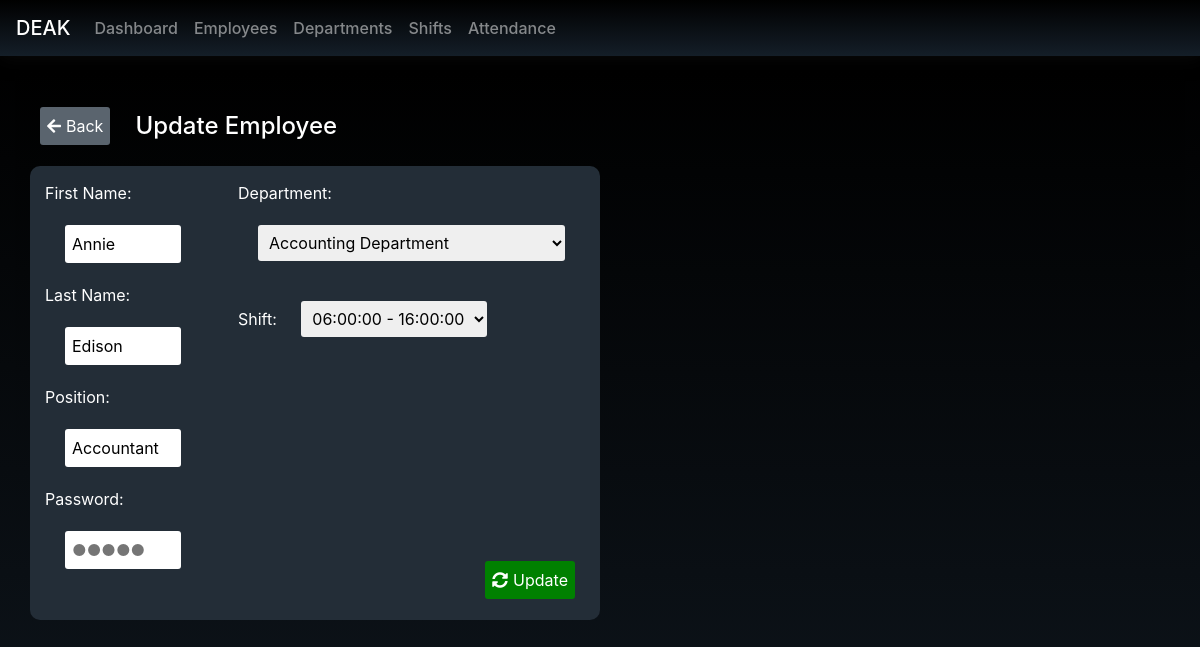
/editEmployee.php?employee_id=32675, run on the app's committed database.
### tables this page shows
CREATE TABLE `employee` (
  `employee_id` int(20) NOT NULL,
  `employee_firstName` varchar(200) NOT NULL,
  `employee_lastName` varchar(200) NOT NULL,
  `employee_position` varchar(200) NOT NULL,
  `employee_image` blob NOT NULL,
  `employee_department` varchar(200) NOT NULL,
  `employee_shift` varchar(200) NOT NULL,
  `employee_password` varchar(20) NOT NULL
);

### editEmployee.php (the view, shortened to what this page needs)
<?php
    include 'database.php';
	$id = $_GET['employee_id'];
    $sql= "SELECT * FROM employee WHERE employee_id=$id LIMIT 1";
    $result = mysqli_query($conn, $sql);
    $row = mysqli_fetch_assoc($result);
?>
<head>
	<link rel="stylesheet" type="text/css" href="https://stackpath.bootstrapcdn.com/bootstrap/4.3.1/css/bootstrap.min.css">
    <link rel="stylesheet" href="https://cdnjs.cloudflare.com/ajax/libs/font-awesome/5.15.3/css/all.min.css" />
	<link rel="stylesheet" type="text/css" href="styles.css">
</head>
<body>
	<nav class="navbar navbar-expand-lg navbar-dark bg-dark">
		<a class="navbar-brand" href="dashboard.php">DEAK</a>
		<div class="collapse navbar-collapse" id="navbarNav">
			<ul class="navbar-nav">
				<li class="nav-item">
					<a class="nav-link" href="dashboard.php">Dashboard</a>
				</li>
				<li class="nav-item">
					<a class="nav-link" href="employees.php">Employees</a>
				</li>
                <li class="nav-item">
					<a class="nav-link" href="departments.php">Departments</a>
				</li>
				<li class="nav-item">
					<a class="nav-link" href="shifts.php">Shifts</a>
				</li>
				<li class="nav-item">
					<a class="nav-link" href="attendance.php">Attendance</a>
				</li>
			</ul>
		</div>
	</nav>
    <main class="container-fluid py-3">
		<div class="row">
			<div class="col-md-12">
				<div class="addEmployeeMain">
                    <div class="formTitle">
                        <form method="post">
                            <button name="backToEmployees"><i class="fas fa-arrow-left"></i>Back</button>
                        </form>
                        <h4>Update Employee</h4>
                    </div>
                    <div class="addEmployeeForm">
                        <form method="post">
                            <div>
                                <label for="firstname">First Name:</label>
                                <input class="addEmployeeItem" name="firstname" value="<?php echo $row["employee_firstName"]; ?>" placeholder="Ex. John"><br>
                                <label for="lastname">Last Name:</label>
                                <input class="addEmployeeItem" name="lastname" value="<?php echo $row["employee_lastName"]; ?>" placeholder="Ex. Doe"><br>
                                <label for="position">Position:</label><br>
                                <input class="addEmployeeItem" name="position" value="<?php echo $row["employee_position"]; ?>" placeholder="Ex. Employee"><br>
                                <label for="empPW">Password:</label>
                                <input type="password" name="empPW" placeholder="●●●●●">
                            </div>
                            <div>
                                <label for="department">Department:</label>
                                <select class="addEmployeeItem" name="department">
                                    <?php
                                        echo '<option value="' . $row['employee_department'] . '">' . $row['employee_department'] . '</option>';
                                    ?>
                                </select><br>
                                <label for="shift">Shift:</label>
                                <select class="addEmployeeItem" name="shift">
                                    <?php
                                        echo '<option value="' . $row['employee_shift'] . '">' . $row['employee_shift'] . '</option>';
                                    ?>
                                </select>
                                <div>
                                    <button name="update"><i class="fas fa-sync-alt"></i>Update</button>
                                </div>
                            </div>
                        </form>
                    </div>
                </div>
			</div>
		</div>
	</main>
</body>

### styles.css (style rules this page uses)
nav { background-image: linear-gradient(to bottom, black, rgb(20,30,40)); box-shadow: 1px 1px 20px rgb(10,10,10); position: relative; font-weight: 500; }
main { background-image: linear-gradient(to bottom, black, rgb(20,30,40)); }
input { padding: 7px; border-radius: 3px; border: none; }
button { padding: 7px; background-color: green; color: white; border: none; border-radius: 3px; transition: opacity 0.25s; }
i { margin: 0 5px 0 0; }
.addEmployeeMain h4 { color: white; margin: 25px 15px; }
.formTitle { display: flex; align-items: center; }
.formTitle form { height: 50%; margin: 0 10px 0 10px; }
.formTitle button { background-color: rgb(90,100,110); border-radius: 3px; }
.addEmployeeMain { background-image: linear-gradient(to bottom, black, rgb(20,30,40)); height: 1000px; padding: 15px; }
.addEmployeeForm, .addDeptForm, .addShiftForm { padding: 15px; background-color: rgb(35,45,55); border-radius: 10px; color: white; width: 50%; }
.addEmployeeForm form { display: flex; justify-content: center; position: relative; }
.addEmployeeForm label, .addDeptForm label, .addShiftForm label { margin: 0; }
.addEmployeeForm input { margin: 20px; width: 60%; }
.addEmployeeForm button, .addDeptForm button { position: absolute; right: 10px; bottom: -10px; }
select { margin: 20px; padding: 7px; border-radius: 3px; border: none; }

### data on the page
employee: firstname "Annie", lastname "Edison", position "Accountant", department "Accounting Department", shift "06:00:00 - 16:00:00"
